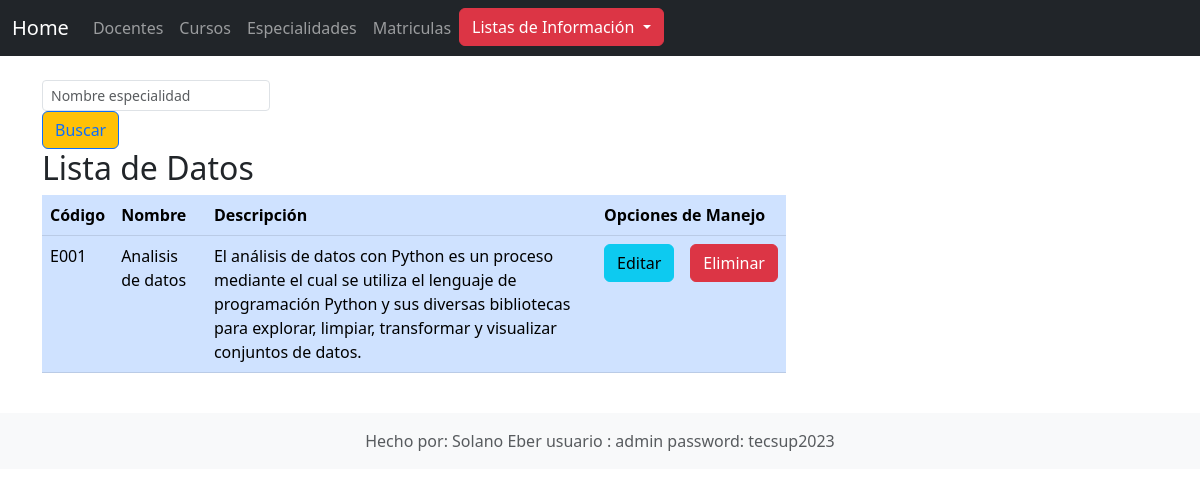
The page /buscarEspecialidad on the database its author committed.
### Aplicaciones/Academico/models.py (models this page shows, shortened)
class Especialidad (models.Model):
    IdEspecialidad = models.CharField(primary_key=True,max_length=6)
    Nombre = models.CharField(max_length=50)
    Descripcion = models.TextField()
    Curso = models.ForeignKey(Curso, on_delete=models.CASCADE)

### Aplicaciones/Academico/views.py (the view)
# urls.py: path('buscarEspecialidad', views.buscarEspecialidad, name= 'buscarEspecialidad'),
def buscarEspecialidad(request):
    if request.method == "POST":
        buscarnombre = request.POST.get('nombre')
        busqueda=Especialidad.objects.filter(Nombre__icontains=buscarnombre)
        return render(request,'buscarEspecialidad.html',{"especialidad":busqueda})
    else:
        especialidadListado = Especialidad.objects.all()
        return render(request, "buscarEspecialidad.html",{"especialidad":especialidadListado})

### Aplicaciones/Academico/Templates/buscarEspecialidad.html (shortened to what this page needs)
{% extends './Base.html' %}
{% block body %}
<form class="d-flex" role="search" method="POST" name="nombre">
    <div class="search-container">
        <input class="form-control form-control-sm me-2" type="search" placeholder="Nombre especialidad" aria-label="Search" name="nombre">
        <button class="btn btn-outline-primary btn-warning" type="submit">Buscar</button>
    </div>
</form>
<div class="col-sm-12 col-md-6 col-lg-8 col-xl-8">
    <h2>Lista de Datos</h2>
    <table class="table table-primary">
        <thead>
            <tr>
                <th>Código</th>
                <th>Nombre</th>
                <th>Descripción</th>
                <th colspan="2">Opciones de Manejo</th>
            </tr>
        </thead>
        <tbody>
            {% for e in especialidad %}
            <tr>
                <td>{{ e.IdEspecialidad }}</td>
                <td>{{ e.Nombre }}</td>
                <td>{{ e.Descripcion }}</td>
                <td><a href="edicionEspecialidad/{{ e.IdEspecialidad }}" class="btn btn-info">Editar</a></td>
                <td><a href="eliminarEspecialidad/{{ e.IdEspecialidad }}" class="btn btn-danger">Eliminar</a></td>
            </tr>
            {% endfor %}
        </tbody>
    </table>
</div>
</div>
{% endblock %}

### rows shown on the page
Especialidad: IdEspecialidad "E001", Nombre "Analisis de datos", Descripcion "El análisis de datos con Python es un proceso mediante el cual se utiliza el lenguaje de programación Python y sus diversas bibliotecas para explorar, limpiar, transformar y visualizar conjuntos de datos."
